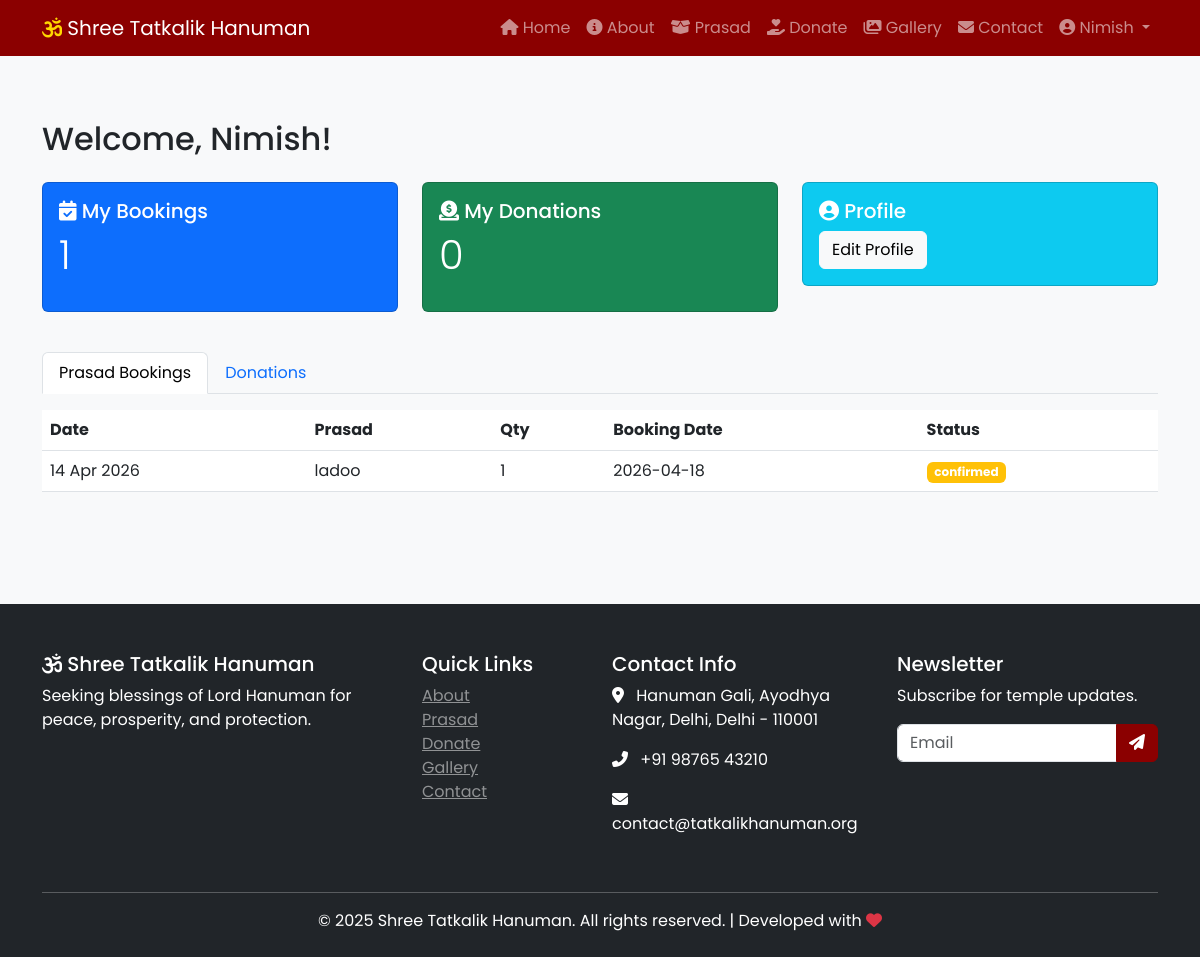
The page /dashboard (signed in) on the database its author committed.
### app.py (models this page shows, shortened)
class User(UserMixin, db.Model):
    id = db.Column(db.Integer, primary_key=True)
    username = db.Column(db.String(80), unique=True, nullable=False)
    email = db.Column(db.String(120), unique=True, nullable=False)
    password_hash = db.Column(db.String(200), nullable=False)
    full_name = db.Column(db.String(100))
    phone = db.Column(db.String(20))
    role = db.Column(db.String(20), default='user')  # 'admin', 'user', 'darshan_manager'
    created_at = db.Column(db.DateTime, default=lambda: datetime.now(timezone.utc))
    bookings = db.relationship('PrasadBooking', backref='user', lazy=True)
    donations = db.relationship('Donation', backref='user', lazy=True)
    @property
    def is_admin(self):
        return self.role == 'admin'

class PrasadBooking(db.Model):
    id = db.Column(db.Integer, primary_key=True)
    user_id = db.Column(db.Integer, db.ForeignKey('user.id'), nullable=True)
    name = db.Column(db.String(100), nullable=False)
    email = db.Column(db.String(120), nullable=False)
    phone = db.Column(db.String(20), nullable=False)
    prasad_type = db.Column(db.String(50), nullable=False)
    quantity = db.Column(db.Integer, default=1)
    booking_date = db.Column(db.Date, nullable=False)
    special_requests = db.Column(db.Text)
    status = db.Column(db.String(20), default='pending')
    created_at = db.Column(db.DateTime, default=lambda: datetime.now(timezone.utc))

class SiteSettings(db.Model):
    id = db.Column(db.Integer, primary_key=True)
    about_visible = db.Column(db.Boolean, default=True)
    prasad_visible = db.Column(db.Boolean, default=True)
    donation_visible = db.Column(db.Boolean, default=True)
    gallery_visible = db.Column(db.Boolean, default=True)
    contact_visible = db.Column(db.Boolean, default=True)
    phone_primary = db.Column(db.String(20), default='+91 98765 43210')
    phone_secondary = db.Column(db.String(20), default='')
    email_primary = db.Column(db.String(120), default='contact@tatkalikhanuman.org')
    email_secondary = db.Column(db.String(120), default='')
    address_line1 = db.Column(db.String(200), default='Hanuman Gali')
    address_line2 = db.Column(db.String(200), default='Ayodhya Nagar')
    city = db.Column(db.String(100), default='Delhi')
    state = db.Column(db.String(100), default='Delhi')
    pincode = db.Column(db.String(10), default='110001')
    google_maps_embed = db.Column(db.Text, default='')
    upi_id = db.Column(db.String(100), default='temple@ybl')
    upi_qr_filename = db.Column(db.String(200), default='')
    bank_name = db.Column(db.String(100), default='State Bank of India')
    bank_account_name = db.Column(db.String(200), default='Shree Tatkalik Hanuman Trust')
    bank_account_number = db.Column(db.String(50), default='123456789012')
    bank_ifsc = db.Column(db.String(20), default='SBIN0001234')
    bank_branch = db.Column(db.String(100), default='Main Branch')
    facebook_url = db.Column(db.String(200), default='#')
    instagram_url = db.Column(db.String(200), default='#')
    youtube_url = db.Column(db.String(200), default='#')
    twitter_url = db.Column(db.String(200), default='')
    morning_open = db.Column(db.String(10), default='06:00')
    morning_close = db.Column(db.String(10), default='12:00')
    evening_open = db.Column(db.String(10), default='16:00')
    evening_close = db.Column(db.String(10), default='21:00')
    mangala_aarti = db.Column(db.String(10), default='06:30')
    bhog_aarti = db.Column(db.String(10), default='12:30')
    sandhya_aarti = db.Column(db.String(10), default='19:00')
    shayan_aarti = db.Column(db.String(10), default='21:00')
    updated_at = db.Column(db.DateTime, default=lambda: datetime.now(timezone.utc), onupdate=lambda: datetime.now(timezone.utc))
    @staticmethod
    def get_settings():
        settings = SiteSettings.query.first()
        if not settings:
            settings = SiteSettings()
            db.session.add(settings)
            db.session.commit()
        return settings

### app.py (the view)
@app.route('/dashboard')
@login_required
def user_dashboard():
    if current_user.role == 'admin':
        return redirect(url_for('admin_dashboard'))
    elif current_user.role == 'darshan_manager':
        return redirect(url_for('admin_daily_darshan'))
    bookings = PrasadBooking.query.filter_by(user_id=current_user.id).order_by(PrasadBooking.created_at.desc()).all()
    donations = Donation.query.filter_by(user_id=current_user.id).order_by(Donation.created_at.desc()).all()
    return render_template('user_dashboard.html', bookings=bookings, donations=donations)

### app.py (called while the page is built)
@login_manager.user_loader
def load_user(user_id):
    return User.query.get(int(user_id))

@app.context_processor
def inject_globals():
    try:
        settings = SiteSettings.get_settings()
    except:
        settings = None
    return {
        'settings': settings,
        'get_today_darshan': DailyDarshan.get_today_darshan,
        'now': lambda: datetime.now(timezone.utc)
    }

### templates/user_dashboard.html (shortened to what this page needs)
{% extends "base.html" %}
{% block content %}
<div class="container py-5">
    <h2 class="mb-4">Welcome, {{ current_user.full_name or current_user.username }}!</h2>
    <div class="row mb-4">
        <div class="col-md-4">
            <div class="card text-white bg-primary mb-3">
                <div class="card-body">
                    <h5 class="card-title"><i class="fas fa-calendar-check"></i> My Bookings</h5>
                    <p class="display-6">{{ bookings|length }}</p>
                </div>
            </div>
        </div>
        <div class="col-md-4">
            <div class="card text-white bg-success mb-3">
                <div class="card-body">
                    <h5 class="card-title"><i class="fas fa-donate"></i> My Donations</h5>
                    <p class="display-6">{{ donations|length }}</p>
                </div>
            </div>
        </div>
        <div class="col-md-4">
            <div class="card text-white bg-info mb-3">
                <div class="card-body">
                    <h5 class="card-title"><i class="fas fa-user-circle"></i> Profile</h5>
                    <a href="{{ url_for('profile') }}" class="btn btn-light">Edit Profile</a>
                </div>
            </div>
        </div>
    </div>
    <ul class="nav nav-tabs" id="dashboardTab" role="tablist">
        <li class="nav-item" role="presentation">
            <button class="nav-link active" id="bookings-tab" data-bs-toggle="tab" data-bs-target="#bookings" type="button">Prasad Bookings</button>
        </li>
        <li class="nav-item" role="presentation">
            <button class="nav-link" id="donations-tab" data-bs-toggle="tab" data-bs-target="#donations" type="button">Donations</button>
        </li>
    </ul>
    <div class="tab-content">
        <div class="tab-pane fade show active" id="bookings" role="tabpanel">
            {% if bookings %}
            <div class="table-responsive mt-3">
                <table class="table table-hover">
                    <thead><tr><th>Date</th><th>Prasad</th><th>Qty</th><th>Booking Date</th><th>Status</th></tr></thead>
                    <tbody>
                        {% for b in bookings %}
                        <tr>
                            <td>{{ b.created_at.strftime('%d %b %Y') }}</td>
                            <td>{{ b.prasad_type }}</td>
                            <td>{{ b.quantity }}</td>
                            <td>{{ b.booking_date }}</td>
                            <td><span class="badge bg-{{ 'success' if b.status=='completed' else 'warning' }}">{{ b.status }}</span></td>
                        </tr>
                        {% endfor %}
                    </tbody>
                </table>
            </div>
            {% else %}
            <p class="mt-3">No bookings yet. <a href="{{ url_for('prasad_booking') }}">Book Prasad</a></p>
            {% endif %}
        </div>
    </div>
</div>
{% endblock %}

### templates/base.html (shortened to what this page needs)
<!DOCTYPE html>
<html lang="en">
<head>
    <link href="https://cdn.jsdelivr.net/npm/bootstrap@5.3.0/dist/css/bootstrap.min.css" rel="stylesheet">
    <link rel="stylesheet" href="https://cdnjs.cloudflare.com/ajax/libs/font-awesome/6.4.0/css/all.min.css">
    <link rel="stylesheet" href="{{ url_for('static', filename='css/style.css') }}">
    <link rel="stylesheet" href="{{ url_for('static', filename='css/preloader.css') }}">
</head>
<body>
    <nav class="navbar navbar-expand-lg navbar-dark bg-maroon sticky-top">
        <div class="container">
            <a class="navbar-brand" href="{{ url_for('home') }}">
                <i class="fas fa-om"></i> Shree Tatkalik Hanuman
            </a>
            <div class="collapse navbar-collapse" id="navbarNav">
                <ul class="navbar-nav ms-auto">
                    <li class="nav-item"><a class="nav-link {% if request.endpoint == 'home' %}active{% endif %}" href="{{ url_for('home') }}"><i class="fas fa-home"></i> Home</a></li>
                    {% if settings.about_visible %}
                    <li class="nav-item"><a class="nav-link {% if request.endpoint == 'about' %}active{% endif %}" href="{{ url_for('about') }}"><i class="fas fa-info-circle"></i> About</a></li>
                    {% endif %}
                    {% if settings.prasad_visible %}
                    <li class="nav-item"><a class="nav-link {% if request.endpoint == 'prasad_booking' %}active{% endif %}" href="{{ url_for('prasad_booking') }}"><i class="fas fa-box-open"></i> Prasad</a></li>
                    {% endif %}
                    {% if settings.donation_visible %}
                    <li class="nav-item"><a class="nav-link {% if request.endpoint == 'donation' %}active{% endif %}" href="{{ url_for('donation') }}"><i class="fas fa-hand-holding-heart"></i> Donate</a></li>
                    {% endif %}
                    {% if settings.gallery_visible %}
                    <li class="nav-item"><a class="nav-link {% if request.endpoint == 'gallery' %}active{% endif %}" href="{{ url_for('gallery') }}"><i class="fas fa-images"></i> Gallery</a></li>
                    {% endif %}
                    {% if settings.contact_visible %}
                    <li class="nav-item"><a class="nav-link {% if request.endpoint == 'contact' %}active{% endif %}" href="{{ url_for('contact') }}"><i class="fas fa-envelope"></i> Contact</a></li>
                    {% endif %}
                    {% if current_user.is_authenticated %}
                        {% if current_user.is_admin %}
                        <li class="nav-item dropdown">
                            <a class="nav-link dropdown-toggle" href="#" role="button" data-bs-toggle="dropdown"><i class="fas fa-user-shield"></i> Admin</a>
                            <ul class="dropdown-menu dropdown-menu-end">
                                <li><a class="dropdown-item" href="{{ url_for('admin_dashboard') }}"><i class="fas fa-tachometer-alt"></i> Dashboard</a></li>
                                <li><a class="dropdown-item" href="{{ url_for('admin_gallery') }}"><i class="fas fa-images"></i> Gallery</a></li>
                                <li><a class="dropdown-item" href="{{ url_for('admin_bookings') }}"><i class="fas fa-calendar-check"></i> Bookings</a></li>
                                <li><a class="dropdown-item" href="{{ url_for('admin_donations') }}"><i class="fas fa-donate"></i> Donations</a></li>
                                <li><a class="dropdown-item" href="{{ url_for('admin_users') }}"><i class="fas fa-users-cog"></i> Users</a></li>
                                <li><a class="dropdown-item" href="{{ url_for('admin_contacts') }}"><i class="fas fa-message"></i> Messages</a></li>
                                <li><a class="dropdown-item" href="{{ url_for('admin_settings') }}"><i class="fas fa-cog"></i> Settings</a></li>
                                <li><hr class="dropdown-divider"></li>
                                <li><a class="dropdown-item" href="{{ url_for('logout') }}"><i class="fas fa-sign-out-alt"></i> Logout</a></li>
                            </ul>
                        </li>
                        {% else %}
                        <li class="nav-item dropdown">
                            <a class="nav-link dropdown-toggle" href="#" role="button" data-bs-toggle="dropdown">
                                <i class="fas fa-user-circle"></i> {{ current_user.username }}
                            </a>
                        </li>
                        {% endif %}
                    {% else %}
                        <li class="nav-item"><a class="nav-link" href="{{ url_for('user_login') }}"><i class="fas fa-sign-in-alt"></i> Login</a></li>
                        <li class="nav-item"><a class="nav-link" href="{{ url_for('register') }}"><i class="fas fa-user-plus"></i> Register</a></li>
                    {% endif %}
                </ul>
            </div>
        </div>
    </nav>
    <main>
        {% block content %}{% endblock %}
    </main>
    {% block footer %}
    <footer class="bg-dark text-white pt-5 pb-4 mt-5">
        <div class="container">
            <div class="row">
                <div class="col-md-4 mb-4">
                    <h5><i class="fas fa-om"></i> Shree Tatkalik Hanuman</h5>
                    <p>Seeking blessings of Lord Hanuman for peace, prosperity, and protection.</p>
                </div>
                <div class="col-md-2 mb-4">
                    <h5>Quick Links</h5>
                    <ul class="list-unstyled">
                        {% if settings.about_visible %}<li><a href="{{ url_for('about') }}" class="text-white-50">About</a></li>{% endif %}
                        {% if settings.prasad_visible %}<li><a href="{{ url_for('prasad_booking') }}" class="text-white-50">Prasad</a></li>{% endif %}
                        {% if settings.donation_visible %}<li><a href="{{ url_for('donation') }}" class="text-white-50">Donate</a></li>{% endif %}
                        {% if settings.gallery_visible %}<li><a href="{{ url_for('gallery') }}" class="text-white-50">Gallery</a></li>{% endif %}
                        {% if settings.contact_visible %}<li><a href="{{ url_for('contact') }}" class="text-white-50">Contact</a></li>{% endif %}
                    </ul>
                </div>
                <div class="col-md-3 mb-4">
                    <h5>Contact Info</h5>
                    <p><i class="fas fa-map-marker-alt me-2"></i>
                        {{ settings.address_line1 }}{% if settings.address_line2 %}, {{ settings.address_line2 }}{% endif %},
                        {{ settings.city }}, {{ settings.state }} - {{ settings.pincode }}
                    </p>
                    <p><i class="fas fa-phone-alt me-2"></i> {{ settings.phone_primary }}</p>
                    <p><i class="fas fa-envelope me-2"></i> {{ settings.email_primary }}</p>
                </div>
                <div class="col-md-3 mb-4">
                    <h5>Newsletter</h5>
                    <p>Subscribe for temple updates.</p>
                    <div class="input-group">
                        <input type="email" class="form-control" placeholder="Email">
                        <button class="btn btn-primary" type="button"><i class="fas fa-paper-plane"></i></button>
                    </div>
                </div>
            </div>
            <hr class="bg-secondary">
            <div class="text-center">
                <p class="mb-0">&copy; 2025 Shree Tatkalik Hanuman. All rights reserved. | Developed with <i class="fas fa-heart text-danger"></i></p>
            </div>
        </div>
    </footer>
    {% endblock %}
</body>
</html>

### static/css/style.css (style rules this page uses)
body { font-family: 'Poppins', sans-serif; background-color: #f8f9fa; }
.bg-maroon { background-color: #8B0000 !important; }
.navbar-brand i { color: #ffd700; }
.btn-primary { background-color: #8B0000; border-color: #8B0000; }

### rows shown on the page
User: username "Nimish", full_name+username "Nimish"
PrasadBooking: created_at "14 Apr 2026", prasad_type "ladoo", quantity "1", booking_date "2026-04-18", status "confirmed"
SiteSettings: address_line1 "Hanuman Gali", address_line2 "Ayodhya Nagar", city "Delhi", state "Delhi", pincode "110001", phone_primary "+91 98765 43210", email_primary "contact@tatkalikhanuman.org"

### other values the page prints
{{ bookings|length }} "1"
{{ donations|length }} "0"
